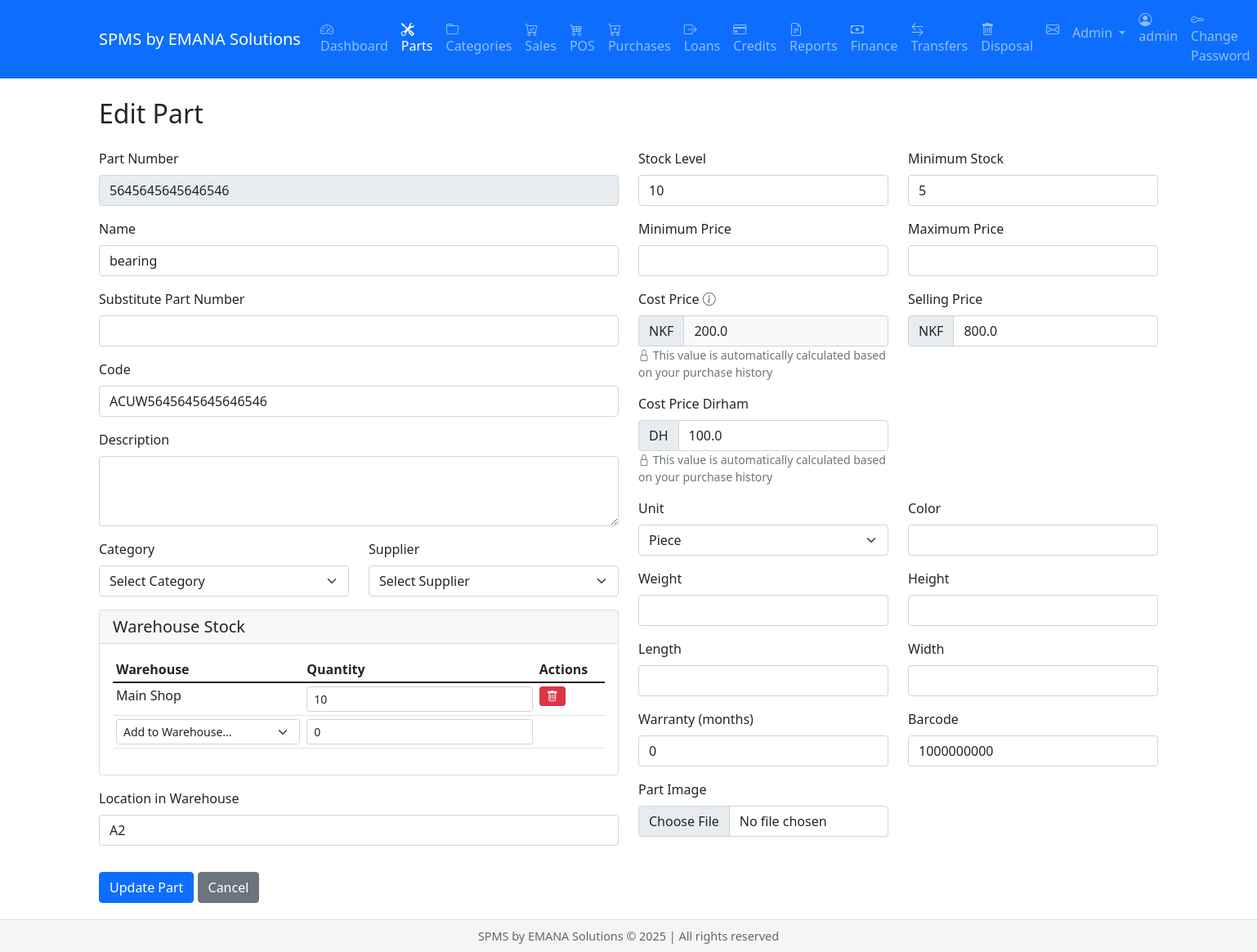
The app's page /parts/1/edit (signed in), older data.
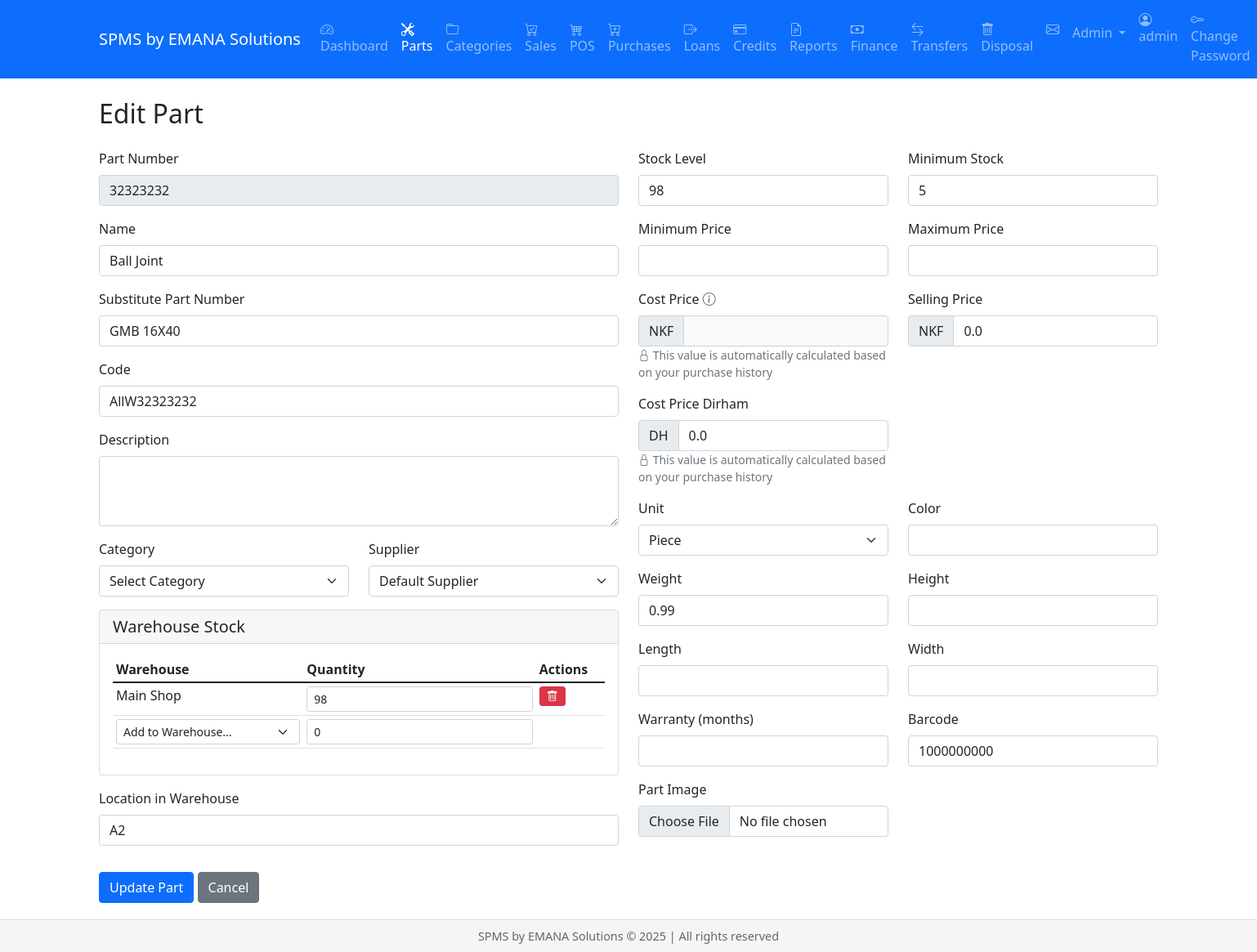
The same page, newer data.
### models.py (models this page shows, shortened)
class Part(db.Model):
    __tablename__ = 'parts'
    id = db.Column(db.Integer, primary_key=True)
    part_number = db.Column(db.String(100), unique=True, nullable=False)
    name = db.Column(db.String(200), nullable=False)
    description = db.Column(db.Text)
    stock_level = db.Column(db.Integer, default=0)
    cost_price = db.Column(db.Float, default=0.0)
    selling_price = db.Column(db.Float, default=0.0)
    location = db.Column(db.String(100))
    manufacturer = db.Column(db.String(100), nullable=False)
    quality_level = db.Column(db.String(20), nullable=False)
    code = db.Column(db.String(100))
    substitute_part_number = db.Column(db.String(100))  # Changed from make
    min_stock = db.Column(db.Integer, default=0)  # Added minimum stock level
    weight = db.Column(db.Float)
    height = db.Column(db.Float)
    length = db.Column(db.Float)
    width = db.Column(db.Float)
    color = db.Column(db.String(50))
    image_url = db.Column(db.String(255))
    unit = db.Column(db.String(20))  # piece, set, box
    min_price = db.Column(db.Float)
    max_price = db.Column(db.Float)
    cost_price = db.Column(db.Float)  # Average cost price
    category_id = db.Column(db.Integer, db.ForeignKey('category.id'))
    supplier_id = db.Column(db.Integer, db.ForeignKey('supplier.id'))
    warranty_period = db.Column(db.Integer)  # in months
    barcode = db.Column(db.String(100), unique=True)
    created_at = db.Column(db.DateTime, default=datetime.utcnow)
    updated_at = db.Column(db.DateTime, onupdate=datetime.utcnow)
    cost_price_dirham = db.Column(db.Float, default=0.0)

class WarehouseStock(db.Model):
    id = db.Column(db.Integer, primary_key=True)
    warehouse_id = db.Column(db.Integer, db.ForeignKey('warehouse.id'))
    part_id = db.Column(db.Integer, db.ForeignKey('parts.id'))  # Note: using 'parts' table name
    quantity = db.Column(db.Integer, default=0)
    warehouse = db.relationship('Warehouse',
                              backref=db.backref('stock_items', lazy=True),
                              foreign_keys=[warehouse_id],
                              primaryjoin='WarehouseStock.warehouse_id == Warehouse.id')
    part = db.relationship('Part',
                          backref=db.backref('warehouse_stocks', lazy=True),
                          foreign_keys=[part_id],
                          primaryjoin='WarehouseStock.part_id == Part.id')

class Warehouse(db.Model):
    id = db.Column(db.Integer, primary_key=True)
    name = db.Column(db.String(100), nullable=False)
    location = db.Column(db.String(200))

class Supplier(db.Model):
    id = db.Column(db.Integer, primary_key=True)
    name = db.Column(db.String(200), nullable=False)
    contact_person = db.Column(db.String(100))
    email = db.Column(db.String(120))
    phone = db.Column(db.String(20))
    address = db.Column(db.Text)
    payment_terms = db.Column(db.Text)
    parts = db.relationship('Part', backref='supplier', lazy=True)

### views/parts.py (the view, shortened to what this page needs)
@parts.route('/parts/<int:part_id>/edit', methods=['GET', 'POST'])
@login_required
def edit_part(part_id):
    part = Part.query.get_or_404(part_id)
    is_staff = is_user_staff()
    print(f"User {current_user.username} is staff: {is_staff}")  # Debug line
    categories = Category.query.all()
    suppliers = Supplier.query.all()
    warehouses = Warehouse.query.all()
    return render_template('parts/edit.html',
                         part=part,
                         categories=categories,
                         suppliers=suppliers,
                         warehouses=warehouses,
                         is_staff=is_staff)

### models.py (called while the page is built)
    @property
    def is_authenticated(self):
        return True

### views/parts.py (called while the page is built)
def is_user_staff():
    try:
        if hasattr(current_user, 'role'):
            return current_user.role == 'staff'
        elif hasattr(current_user, 'roles'):
            return any(role.name == 'staff' for role in current_user.roles)
        elif hasattr(current_user, 'role_id'):
            return current_user.role_id == 2  # Assuming 2 is staff role_id
        return False
    except:
        return False

### templates/parts/edit.html (shortened to what the changed rows need)
{% extends "base.html" %}
{% block content %}
<div class="container">
    <h2 class="mb-4">Edit Part</h2>
    <form method="POST" enctype="multipart/form-data">
        <div class="row">
            <div class="col-md-6">
                <div class="mb-3">
                    <label for="part_number" class="form-label">Part Number</label>
                    <input type="text" class="form-control" id="part_number" name="part_number" value="{{ part.part_number }}" readonly>
                </div>
                <div class="mb-3">
                    <label for="name" class="form-label">Name</label>
                    <input type="text" class="form-control" id="name" name="name" value="{{ part.name }}" required>
                </div>
                <div class="mb-3">
                    <label for="substitute_part_number" class="form-label">Substitute Part Number</label>
                    <input type="text" class="form-control" id="substitute_part_number" name="substitute_part_number" value="{{ part.substitute_part_number or '' }}">
                </div>
                <div class="mb-3">
                    <label for="code" class="form-label">Code</label>
                    <input type="text" class="form-control" id="code" name="code" value="{{ part.code or '' }}">
                </div>
                <div class="row">
                    <div class="col-md-6">
                        <div class="mb-3">
                            <label for="supplier_id" class="form-label">Supplier</label>
                            <select class="form-select" id="supplier_id" name="supplier_id">
                                <option value="">Select Supplier</option>
                                {% for supplier in suppliers %}
                                <option value="{{ supplier.id }}" {% if supplier.id == part.supplier_id %}selected{% endif %}>
                                    {{ supplier.name }}
                                </option>
                                {% endfor %}
                            </select>
                        </div>
                    </div>
                </div>
                <div class="card mb-3">
                    <div class="card-body">
                        <table class="table table-sm">
                            <thead>
                                <tr>
                                    <th>Warehouse</th>
                                    <th>Quantity</th>
                                    <th>Actions</th>
                                </tr>
                            </thead>
                            <tbody>
                                {% for stock in part.warehouse_stocks %}
                                <tr>
                                    <td>{{ stock.warehouse.name }}</td>
                                    <td>
                                        <input type="number" class="form-control form-control-sm"
                                               name="stock_{{ stock.warehouse_id }}"
                                               value="{{ stock.quantity }}" min="0">
                                    </td>
                                    <td>
                                        <button type="button" class="btn btn-sm btn-danger"
                                                onclick="removeWarehouseStock('{{ stock.warehouse_id }}')">
                                            <i class="bi bi-trash"></i>
                                        </button>
                                    </td>
                                </tr>
                                {% endfor %}
                            </tbody>
                        </table>
                    </div>
                </div>
                <div class="mb-3">
                    <label for="location" class="form-label">Location in Warehouse</label>
                    <input type="text" class="form-control" id="location" name="location" value="{{ part.location }}" placeholder="e.g. Shelf A-12">
                </div>
            </div>
            <div class="col-md-6">
                <div class="row">
                    <div class="col-md-6">
                        <div class="mb-3">
                            <label for="stock_level" class="form-label">Stock Level</label>
                            <input type="number" class="form-control" id="stock_level" name="stock_level" value="{{ part.stock_level }}" min="0">
                        </div>
                    </div>
                    <div class="col-md-6">
                        <div class="mb-3">
                            <label for="min_stock" class="form-label">Minimum Stock</label>
                            <input type="number" class="form-control" id="min_stock" name="min_stock" value="{{ part.min_stock }}" min="0">
                        </div>
                    </div>
                </div>
                <div class="row">
                    <div class="col-md-6">
                        <div class="mb-3">
                            <label for="min_price" class="form-label">Minimum Price</label>
                            <input type="number" class="form-control" id="min_price" name="min_price" value="{{ part.min_price }}" step="0.01" min="0">
                        </div>
                    </div>
                    <div class="col-md-6">
                        <div class="mb-3">
                            <label for="max_price" class="form-label">Maximum Price</label>
                            <input type="number" class="form-control" id="max_price" name="max_price" value="{{ part.max_price }}" step="0.01" min="0">
                        </div>
                    </div>
                </div>
                <div class="row">
                    <div class="col-md-6">
                        <div class="mb-3">
                            <div class="input-group">
                                <span class="input-group-text">NKF</span>
                                <input type="number"
                                       class="form-control bg-light"
                                       id="cost_price"
                                       name="cost_price"
                                       value="{{ part.cost_price }}"
                                       step="0.01"
                                       min="0">
                            </div>
                        </div>
                    </div>
                    <div class="col-md-6">
                        <div class="mb-3">
                            <div class="input-group">
                                <span class="input-group-text">NKF</span>
                                <input type="number"
                                       class="form-control"
                                       id="selling_price"
                                       name="selling_price"
                                       value="{{ part.selling_price }}"
                                       step="0.01"
                                       min="0">
                            </div>
                        </div>
                    </div>
                </div>
                <div class="row">
                    <div class="col-md-6">
                        <div class="mb-3">
                            <div class="input-group">
                                <span class="input-group-text">DH</span>
                                <input type="number"
                                       class="form-control"
                                       id="cost_price_dirham"
                                       name="cost_price_dirham"
                                       value="{{ part.cost_price_dirham }}"
                                       step="0.01"
                                       min="0">
                            </div>
                        </div>
                    </div>
                </div>
                <div class="row">
                    <div class="col-md-6">
                        <div class="mb-3">
                            <label for="unit" class="form-label">Unit</label>
                            <select class="form-select" id="unit" name="unit">
                                <optgroup label="Count/Quantity">
                                    <option value="piece" {% if part.unit == 'piece' %}selected{% endif %}>Piece</option>
                                </optgroup>
                            </select>
                        </div>
                    </div>
                </div>
                <div class="row">
                    <div class="col-md-6">
                        <div class="mb-3">
                            <label for="weight" class="form-label">Weight</label>
                            <input type="number" class="form-control" id="weight" name="weight" value="{{ part.weight }}" step="0.01" min="0">
                        </div>
                    </div>
                    <div class="col-md-6">
                        <div class="mb-3">
                            <label for="height" class="form-label">Height</label>
                            <input type="number" class="form-control" id="height" name="height" value="{{ part.height }}" step="0.01" min="0">
                        </div>
                    </div>
                </div>
                <div class="row">
                    <div class="col-md-6">
                        <div class="mb-3">
                            <label for="length" class="form-label">Length</label>
                            <input type="number" class="form-control" id="length" name="length" value="{{ part.length }}" step="0.01" min="0">
                        </div>
                    </div>
                    <div class="col-md-6">
                        <div class="mb-3">
                            <label for="width" class="form-label">Width</label>
                            <input type="number" class="form-control" id="width" name="width" value="{{ part.width }}" step="0.01" min="0">
                        </div>
                    </div>
                </div>
                <div class="row">
                    <div class="col-md-6">
                        <div class="mb-3">
                            <label for="warranty_period" class="form-label">Warranty (months)</label>
                            <input type="number" class="form-control" id="warranty_period" name="warranty_period" value="{{ part.warranty_period }}" min="0">
                        </div>
                    </div>
                    <div class="col-md-6">
                        <div class="mb-3">
                            <label for="barcode" class="form-label">Barcode</label>
                            <input type="text" class="form-control" id="barcode" name="barcode" value="{{ part.barcode }}">
                        </div>
                    </div>
                </div>
            </div>
        </div>
    </form>
</div>
{% endblock %}

Row changes from the older to the newer data that the page shows:
changed Part "Piece": part_number "5645645645646546" → "32323232"; name "bearing" → "Ball Joint"; substitute_part_number (not shown) → "GMB 16X40"; code "ACUW5645645645646546" → "AllW32323232"; supplier_id (not shown) → "Default Supplier"; stock_level "10" → "98"; cost_price "200.0" → (not shown); selling_price "800.0" → "0.0"; cost_price_dirham "100.0" → "0.0"; weight (not shown) → "0.99"; warranty_period "0" → (not shown)
changed WarehouseStock "Main Shop": quantity "10" → "98"
Text that changed along with them:
form field supplier_id: "Select Supplier" → (not shown)
